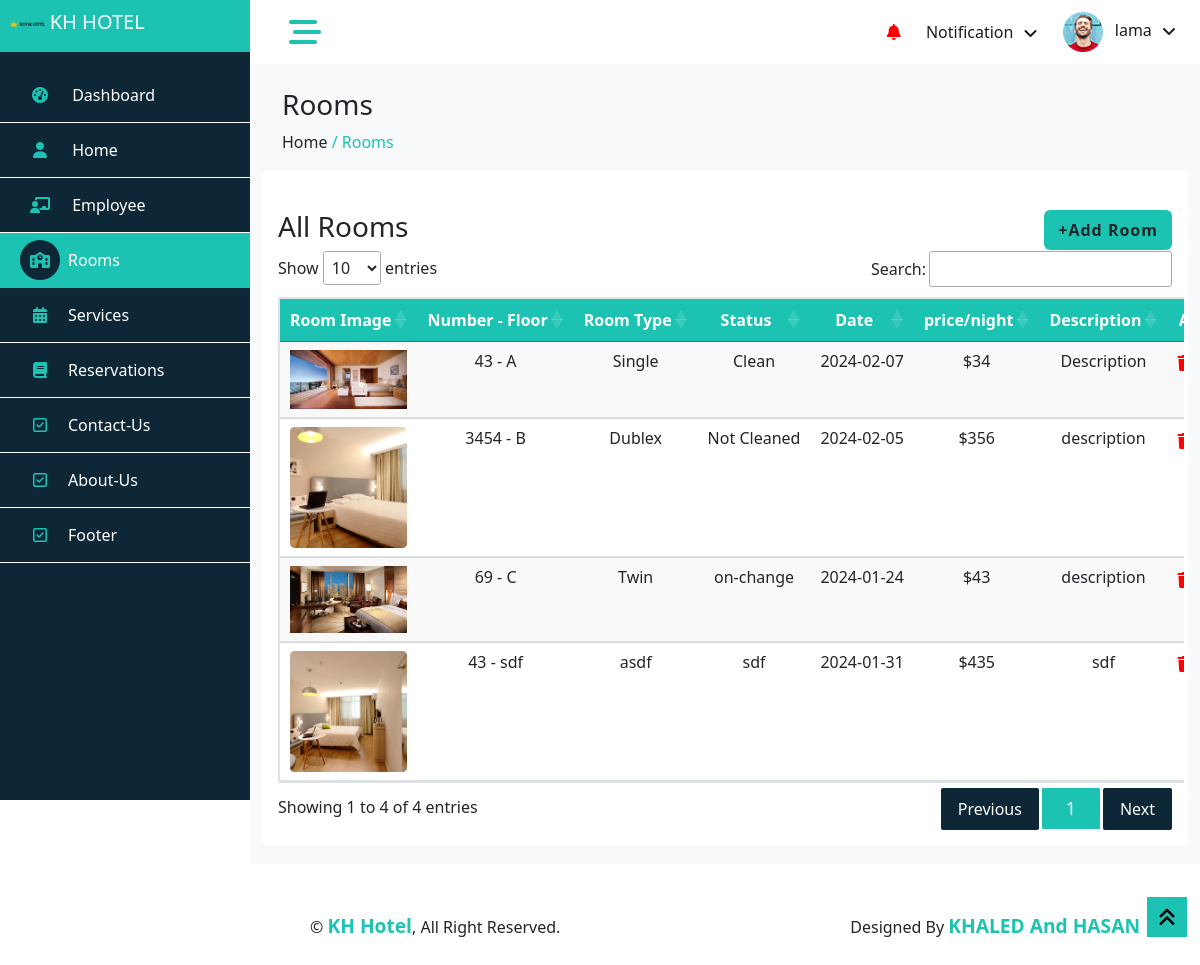
The page /roomsDetails.php (signed in) on the database its author committed.
### tables this page shows
CREATE TABLE `room_status` (
  `status_id` int(10) UNSIGNED NOT NULL,
  `room_id` int(10) UNSIGNED NOT NULL,
  `data` date NOT NULL,
  `status` varchar(255) NOT NULL
);

CREATE TABLE `rooms` (
  `room_id` int(10) UNSIGNED NOT NULL,
  `room_name` varchar(255) NOT NULL,
  `room_image` varchar(255) NOT NULL,
  `room_number` int(11) NOT NULL,
  `room_type` varchar(255) NOT NULL,
  `price_per_night` int(11) NOT NULL,
  `room_description` varchar(255) NOT NULL
);

CREATE TABLE `config` (
  `config_id` int(10) UNSIGNED NOT NULL,
  `name` varchar(50) NOT NULL,
  `value` varchar(50) NOT NULL
);

### roomsDetails.php (the view, shortened to what this page needs)
<?php
include('connect.php');
$sql = "SELECT rooms.room_id,rooms.room_description, rooms.room_name,rooms.room_image, rooms.room_number, rooms.room_type, room_status.status_id,rooms.price_per_night, room_status.data, room_status.status FROM rooms INNER JOIN room_status ON rooms.room_id = room_status.room_id;";
$result = $conn->query($sql);
$rooms = $result->fetch_all(MYSQLI_ASSOC);
$sql_config = "SELECT * FROM `config`";
$result_config = $conn->query($sql_config);
$config = $result_config->fetch_all(MYSQLI_ASSOC);
?>
<?php require('common/header.php') ?>
<body>
    <div class="container-fluid position-relative bg-white d-flex p-0">
        <?php require('common/sidebar.php'); ?>
        <div class="content">
            <?php require('common/navbar.php'); ?>
            <div class="container-fluid pt-4 min-vh-100 bg-light">
                <div class="row ms-2">
                    <h3>Rooms</h3>
                    <a href="index.php" class="text-dark">
                        <p>Home
                    </a> <span class="text-yellow"> / <a href="roomsDetails.php" class="text-yellow">Rooms</a></span></p>
                </div>
                <div class="card height-auto border-0">
                    <div class="card-body">
                        <div class="row d-flex justify-content-center align-items-center pt-4">
                            <div class="col-6">
                                <h3>All Rooms</h3>
                            </div>
                            <div class="col-6">
                                <button type="button" class="btn  float-end fw-bold text-dark bg-yellow border-2" data-bs-toggle="modal" data-bs-target="#myModal" style=" letter-spacing:1px; ">
                                    +Add Room </button>
                            </div>
                        </div>
                        <div class="row">
                            <div class="table-responsive table-bordered table-hover">
                                <table id="dataTable" class="table display data-table text-nowrap table-striped" role="grid">
                                    <thead>
                                        <tr role="row">
                                            <th class="sorting text-center text-white" style="background-color: #1cc3b2;">Room Image</th>
                                            <th class="sorting text-center text-white" style="background-color: #1cc3b2;">Number - Floor</th>
                                            <th class="sorting text-center text-white" style="background-color: #1cc3b2;">Room Type</th>
                                            <th class="sorting text-center text-white" style="background-color: #1cc3b2;">Status</th>
                                            <th class="sorting text-center text-white" style="background-color: #1cc3b2;">Date</th>
                                            <th class="sorting text-center text-white" style="background-color: #1cc3b2;">price/night</th>
                                            <th class="sorting text-center text-white" style="background-color: #1cc3b2;">Description</th>
                                            <th class="sorting text-center text-white" style="background-color: #1cc3b2;">Action</th>
                                        </tr>
                                    </thead>
                                    <tbody>
                                        <?php foreach ($rooms as $room) {
                                        ?>
                                            <tr class="text-center">
                                                <td id=""><img src="hotel/image/rooms/<?php echo $room['room_image'] ?>" alt="Image Not Found" width="100%"></td>
                                                <td id=""><?php echo $room['room_number']; ?> - <?php echo $room['room_name']; ?></td>
                                                <td id=""><?php echo $room['room_type']; ?></td>
                                                <td id=""><?php echo $room['status']; ?></td>
                                                <td id=""><?php echo $room['data']; ?></td>
                                                <td id="priceCell"><?php echo $config[0]['value'] . $room['price_per_night']; ?></td>
                                                <td id=""><?php echo $room['room_description']; ?></td>
                                                <td>
                                                    <a data-id="<?php echo $room['room_id']; ?>" class="delete">
                                                        <i class="fa-solid fa-trash" style="color: red; margin-right: 10px;" title="Delete"></i>
                                                    </a>
                                                </td>
                                            </tr>
                                        <?php
                                        } ?>
                                    </tbody>
                                </table>
                            </div>
                        </div>
                    </div>
                </div>
            </div>
            <div class="container-fluid">
                <?php require('common/footer.php'); ?>
            </div>
        </div>
    </div>
    <a href="#" class="btn btn-lg  btn-lg-square back-to-top  bg-yellow" style="padding:10px;border-radius:0px"><i class="fa fa-angle-double-up" style="color: black;"></i></a>
</body>
</html>

### css/style.css (style rules this page uses)
:root { --primary: blue; --light: #F3F6F9; --dark: #191C24; }
.back-to-top { position: fixed; display: none; right: 13px; bottom: 28px; z-index: 99; }
.btn { transition: .5s; }
.btn-lg-square { width: 40px; height: 40px; }
.btn-square, .btn-sm-square, .btn-lg-square { padding: 0; display: inline-flex; align-items: center; justify-content: center; font-weight: normal; border-radius: 0px; }
.content { margin-left: 250px; min-height: 100vh; background: #FFFFFF; transition: 0.5s; }
@media (min-width: 992px) { .content { width: calc(100% - 250px); } }
.bg-yellow { background-color: #1cc3b2 !important; }
.text-yellow { color: #1cc3b2 !important; }

### rows shown on the page
room_status: room.room_image (picture), room.room_number "43", room.room_name "A", room.room_type "Single", status "Clean", data "2024-02-07", room.price_per_night "34", room.room_description "Description"
config: value "$"
room_status: room.room_image (picture), room.room_number "3454", room.room_name "B", room.room_type "Dublex", status "Not Cleaned", data "2024-02-05", room.price_per_night "356", room.room_description "description"
room_status: room.room_image (picture), room.room_number "69", room.room_name "C", room.room_type "Twin", status "on-change", data "2024-01-24", room.price_per_night "43", room.room_description "description"
room_status: room.room_image (picture), room.room_number "43", room.room_name "sdf", room.room_type "asdf", status "sdf", data "2024-01-31", room.price_per_night "435", room.room_description "sdf"

### other values the page prints
$_SESSION['firstName'] "lama"
